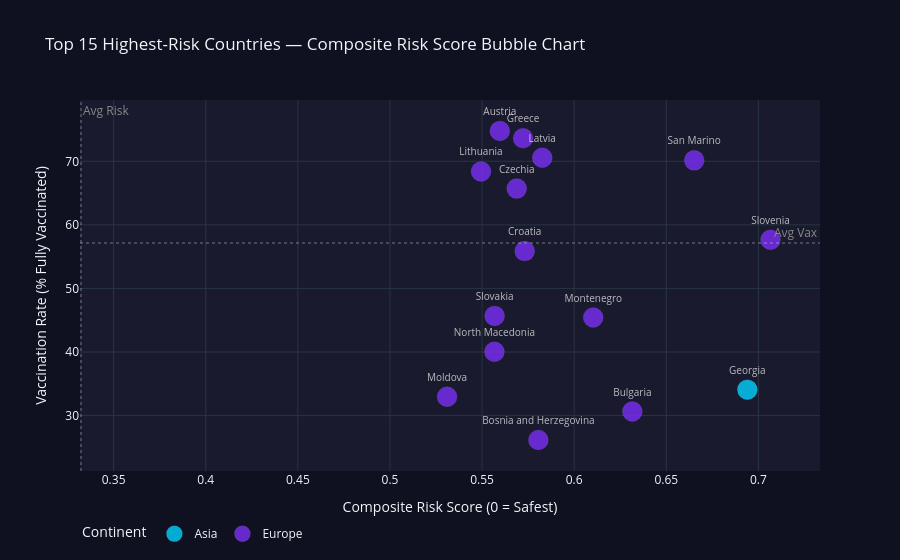

Write notebook code for a chart like this one.
### Markdown cell above
## Cell 7 — Country Risk Scoring and Bubble Chart

### Code cell
# =============================================================================
# CELL 7 — Country Risk Scoring and Bubble Chart
# =============================================================================

df7 = risk_df.copy()
RISK_SCORE_COL = next((c for c in df7.columns if "composite_risk" in c.lower()), None)
VAX_COL7  = next((c for c in df7.columns if "vaccination_rate" in c.lower()), None)
LOC_COL7  = "location" if "location" in df7.columns else "iso_code"
CONT_COL7 = "continent" if "continent" in df7.columns else None
POP_COL7  = "population" if "population" in df7.columns else None

if RISK_SCORE_COL is None:
    def mnmx(s): lo,hi=s.min(),s.max(); return (s-lo)/(hi-lo+1e-9)
    df7["composite_risk_score"] = (
        mnmx(df7.get("case_fatality_rate", pd.Series(0, index=df7.index))) * 0.4 +
        mnmx(df7.get("total_deaths_per_million", pd.Series(0, index=df7.index))) * 0.4 +
        (1 - mnmx(df7.get(VAX_COL7, pd.Series(0, index=df7.index)))) * 0.2)
    RISK_SCORE_COL = "composite_risk_score"

df7 = df7.sort_values(RISK_SCORE_COL, ascending=False).reset_index(drop=True)
top15 = df7.head(15).copy()

print("\n── Top 10 Highest-Risk Countries ─────────────────────────")
print_cols = [c for c in [LOC_COL7, CONT_COL7, VAX_COL7, RISK_SCORE_COL] if c and c in df7.columns]
print(df7.head(10)[print_cols].to_string(index=False, float_format="{:.4f}".format))

fig7 = go.Figure()
cont_vals = top15[CONT_COL7] if CONT_COL7 else pd.Series(["Unknown"]*len(top15))
for cont in sorted(cont_vals.dropna().unique()):
    mask = cont_vals == cont
    sub7 = top15[mask]
    is_india = sub7[LOC_COL7].str.lower().str.contains("india", na=False)
    if POP_COL7 and POP_COL7 in sub7.columns:
        pop_norm = np.clip((np.log10(sub7[POP_COL7].fillna(1e6).clip(lower=1e4))-4)/(np.log10(1.5e9)-4),0,1)
        msize7   = (14 + pop_norm * 54).values
    else:
        msize7 = 20

    sub_ni = sub7[~is_india]
    if len(sub_ni):
        ms_ni = msize7[~is_india.values] if hasattr(msize7,"__len__") else msize7
        fig7.add_trace(go.Scatter(
            x=sub_ni[RISK_SCORE_COL], y=sub_ni[VAX_COL7] if VAX_COL7 else [0]*len(sub_ni),
            mode="markers+text", name=cont,
            marker=dict(size=ms_ni, color=CONT_PALETTE.get(cont,"#888"),
                        opacity=0.80, sizemode="diameter",
                        line=dict(color="rgba(255,255,255,0.10)", width=0.8)),
            text=sub_ni[LOC_COL7], textposition="top center",
            textfont=dict(size=10, color="rgba(255,255,255,0.7)"),
            hovertemplate="<b>%{text}</b><br>Risk: %{x:.4f}<br>Vax: %{y:.1f}%<extra></extra>"))

    sub_in = sub7[is_india]
    if len(sub_in):
        fig7.add_trace(go.Scatter(
            x=sub_in[RISK_SCORE_COL], y=sub_in[VAX_COL7] if VAX_COL7 else [0],
            mode="markers+text", name="🇮🇳 India",
            marker=dict(size=30, color="#ffd700", symbol="star",
                        line=dict(color="white", width=1.5)),
            text=["  🇮🇳 India"], textposition="middle right",
            textfont=dict(size=12, color="#ffd700"),
            hovertemplate="<b>🇮🇳 India</b><br>Risk: %{x:.4f}<br>Vax: %{y:.1f}%<extra></extra>"))

fig7.add_vline(x=df7[RISK_SCORE_COL].mean(), line_color="rgba(255,255,255,0.2)",
               line_dash="dot", annotation_text="Avg Risk", annotation_font_color="#888")
if VAX_COL7 and VAX_COL7 in df7.columns:
    fig7.add_hline(y=df7[VAX_COL7].mean(), line_color="rgba(255,255,255,0.2)",
                   line_dash="dot", annotation_text="Avg Vax", annotation_font_color="#888")

fig7.update_layout(template="plotly_dark",
                   title="Top 15 Highest-Risk Countries — Composite Risk Score Bubble Chart",
                   xaxis_title="Composite Risk Score (0 = Safest)",
                   yaxis_title="Vaccination Rate (% Fully Vaccinated)",
                   height=560, paper_bgcolor="#0f1120", plot_bgcolor="#1a1a2e",
                   legend=dict(orientation="h", y=-0.13), legend_title_text="Continent")
fig7.show()
print("\n✅  All 7 notebook cells executed successfully.")

### Figure 1 — Plotly figure (JSON) as saved in the notebook; plotly's stock layout.template omitted (floating-point values rounded to 4 significant figures)
{"data": [{"hovertemplate": "<b>%{text}</b><br>Risk: %{x:.4f}<br>Vax: %{y:.1f}%<extra></extra>", "marker": {"color": "#00d2ff", "line": {"color": "rgba(255,255,255,0.10)", "width": 0.8}, "opacity": 0.8, "size": 20, "sizemode": "diameter"}, "mode": "markers+text", "name": "Asia", "text": ["Georgia"], "textfont": {"color": "rgba(255,255,255,0.7)", "size": 10}, "textposition": "top center", "type": "scatter", "x": [0.694], "y": [34.08]}, {"hovertemplate": "<b>%{text}</b><br>Risk: %{x:.4f}<br>Vax: %{y:.1f}%<extra></extra>", "marker": {"color": "#7b2ff7", "line": {"color": "rgba(255,255,255,0.10)", "width": 0.8}, "opacity": 0.8, "size": 20, "sizemode": "diameter"}, "mode": "markers+text", "name": "Europe", "text": ["Slovenia", "San Marino", "Bulgaria", "Montenegro", "Latvia", "Bosnia and Herzegovina", "Croatia", "Greece", "Czechia", "Austria", "Slovakia", "North Macedonia", "Lithuania", "Moldova"], "textfont": {"color": "rgba(255,255,255,0.7)", "size": 10}, "textposition": "top center", "type": "scatter", "x": [0.7066, 0.6651, 0.6316, 0.6103, 0.5827, 0.5805, 0.5731, 0.5722, 0.5688, 0.5596, 0.5568, 0.5567, 0.5494, 0.531], "y": [57.66, 70.15, 30.64, 45.43, 70.57, 26.17, 55.87, 73.64, 65.71, 74.76, 45.68, 40.04, 68.4, 32.97]}], "layout": {"annotations": [{"font": {"color": "#888"}, "showarrow": false, "text": "Avg Risk", "x": 0.3323, "xanchor": "left", "xref": "x", "y": 1, "yanchor": "top", "yref": "y domain"}, {"font": {"color": "#888"}, "showarrow": false, "text": "Avg Vax", "x": 1, "xanchor": "right", "xref": "x domain", "y": 57.15, "yanchor": "bottom", "yref": "y"}], "height": 560, "legend": {"orientation": "h", "title": {"text": "Continent"}, "y": -0.13}, "paper_bgcolor": "#0f1120", "plot_bgcolor": "#1a1a2e", "shapes": [{"line": {"color": "rgba(255,255,255,0.2)", "dash": "dot"}, "type": "line", "x0": 0.3323, "x1": 0.3323, "xref": "x", "y0": 0, "y1": 1, "yref": "y domain"}, {"line": {"color": "rgba(255,255,255,0.2)", "dash": "dot"}, "type": "line", "x0": 0, "x1": 1, "xref": "x domain", "y0": 57.15, "y1": 57.15, "yref": "y"}], "title": {"text": "Top 15 Highest-Risk Countries — Composite Risk Score Bubble Chart"}, "xaxis": {"title": {"text": "Composite Risk Score (0 = Safest)"}}, "yaxis": {"title": {"text": "Vaccination Rate (% Fully Vaccinated)"}}}}
